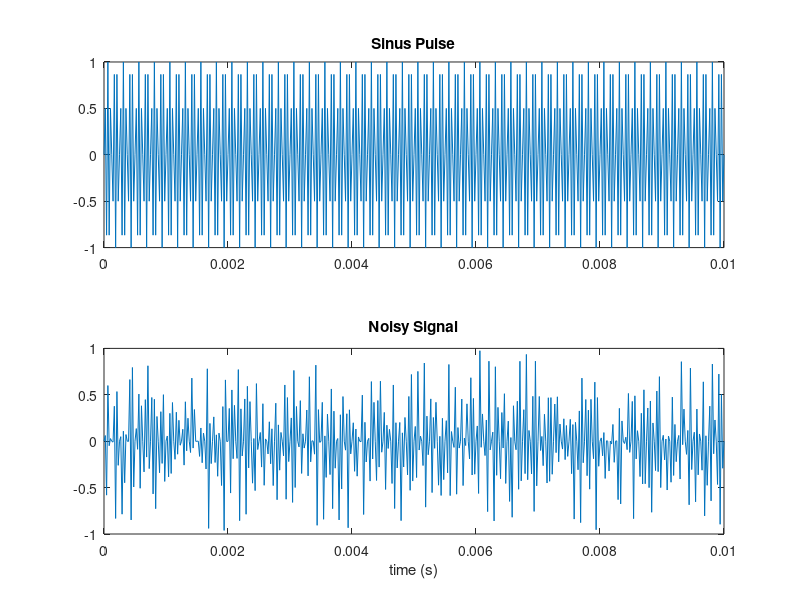
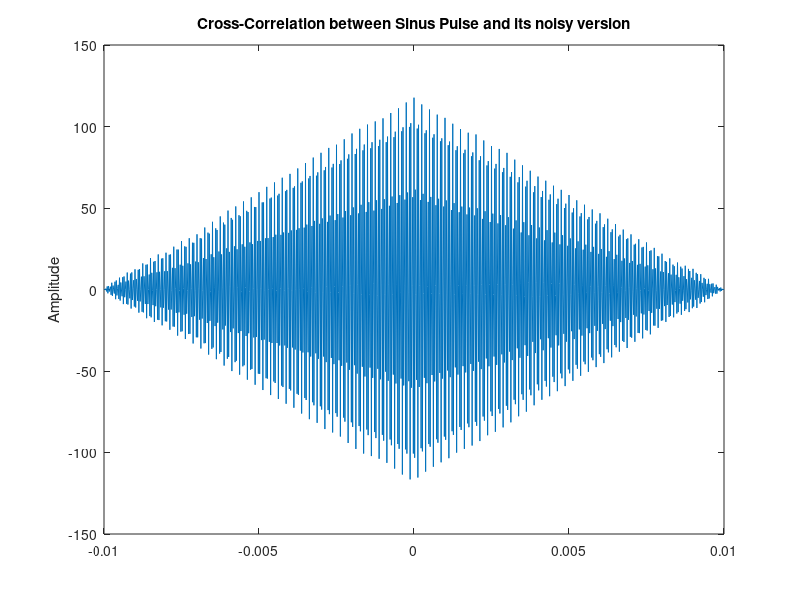

Write the MATLAB code that produced these figures, in order. (Note: this script raises an error after producing the figures.)
%% Cross-Correlation
% In signal processing, _cross-correlation_* *is a measure of similarity of 
% two series as a function of the displacement of one relative to the other. It's 
% commonly used for searching a long signal for a shorter, known feature.
% 
% The cross-correlation is similar in nature to the convolution of two functions. 
% In an autocorrelation, which is the cross-correlation of a signal itself, there 
% will always be a peak at a lag of zero, and its size will be the signal energy.
%% I- Measuring Signal Similarities
% This example shows how to measure signal similarities. It will be help you 
% answer questions such as : How do I compare signals with different lengths or 
% different sampling rates ? How do I find if there is a signal or just noise 
% in measurement ? Are two signals related ? How to measure a delay between two 
% signals (and How do I align them) ? How do I compare the frequency content of 
% two signals ? Similarities can also be found in different sections of a signal 
% to determine if the signal is periodic or not.
%% *II- Example of _cross-correlation _between sinusPulse and its noisy version :*
%%
load ToneParameters.mat
%%
t_sinusPulse = (0:length(sinusPulse)-1)/samplingFrequency;          % time vector of sinusPulse
t_noisySignal = (0:length(noisy_Signal)-1)/samplingFrequency;        % time vector of noisySignal

subplot(2,1,1)
plot(t_sinusPulse,sinusPulse)
title('Sinus Pulse')

subplot(2,1,2)
plot(t_noisySignal,noisy_Signal)
title('Noisy Signal')
xlabel('time (s)')
%% 
% Plotting the _cross-correlation._

[acor, lag] = xcorr(sinusPulse,noisy_Signal);
figure
plot(lag/samplingFrequency,acor)
ylabel('Amplitude')
title('Cross-Correlation between Sinus Pulse and its noisy version')
%% III- *Example of _cross-correlation_ between Linear FM waveform and its noisy version :*
%%
load FM_WaveformParameters.mat
%%

t = linspace(0,numel(inputSignal)/waveform.SampleRate,...    %% Time Vector
    waveform.SampleRate/waveform.PRF);              
subplot(2,1,1)                                       % Split the windowplot in 2 windows    
plot(t,real(inputSignal))
title('Input Signal')
xlim([0 max(t)])
grid on
ylabel('Amplitude')
subplot(2,1,2)
plot(t,real(noisySignal))
title('Noisy Signal')
xlim([0 max(t)])
grid on
xlabel('Time (sec)')
ylabel('Amplitude')
%% 
% Plotting the _cross-correlation._

[acor1, lag1] = xcorr(real(inputSignal),real(noisySignal));
figure
plot(lag1/waveform.SampleRate,real(acor1))
ylabel('Amplitude')
title('Cross-Correlation between FM waveform and its noisy version')
%% References :
% * <https://www.youtube.com/watch?v=RO8s1TrElEw https://www.youtube.com/watch?v=RO8s1TrElEw>
% * <https://en.wikipedia.org/wiki/Cross-correlation https://en.wikipedia.org/wiki/Cross-correlation>
% * <https://www.mathworks.com/help/signal/ref/xcorr.html https://www.mathworks.com/help/signal/ref/xcorr.html>
% * <https://www.mathworks.com/help/signal/examples/measuring-signal-similarities.html 
% https://www.mathworks.com/help/signal/examples/measuring-signal-similarities.html>